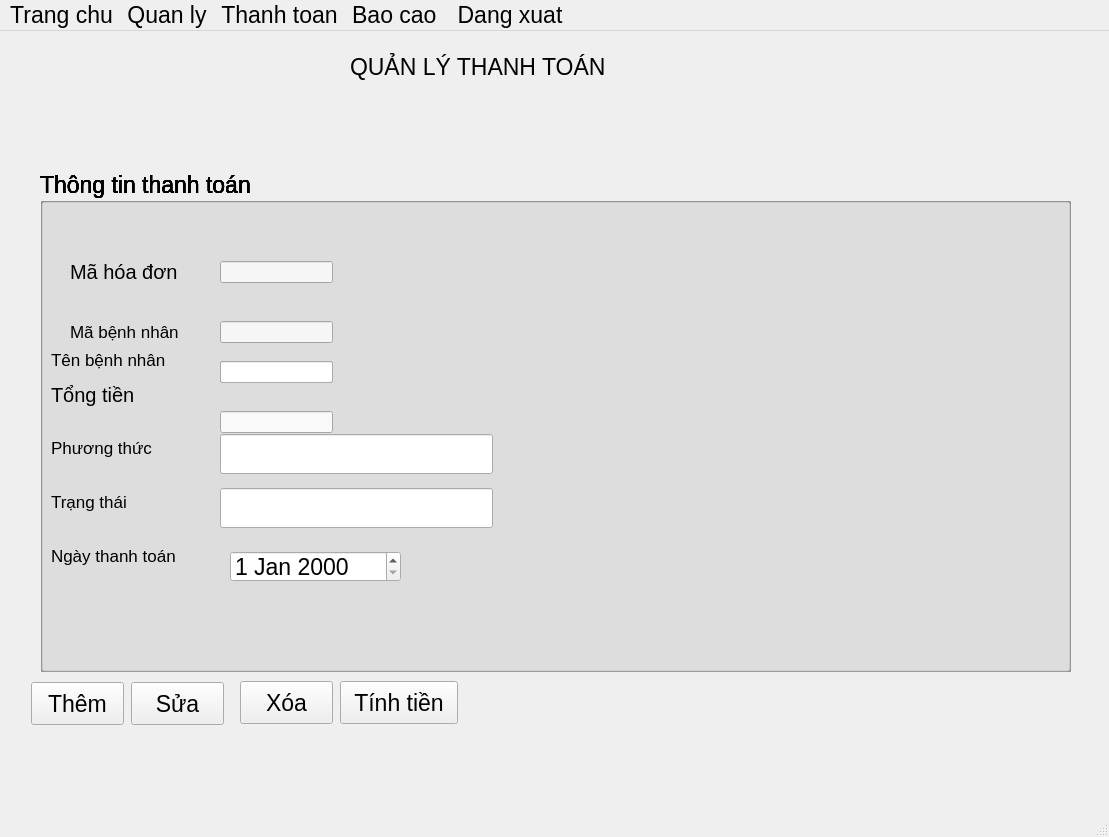
<?xml version="1.0" encoding="UTF-8"?>
<ui version="4.0">
 <class>lblTieuDeThanhToan</class>
 <widget class="QMainWindow" name="lblTieuDeThanhToan">
  <property name="geometry">
   <rect>
    <x>0</x>
    <y>0</y>
    <width>1109</width>
    <height>837</height>
   </rect>
  </property>
  <property name="font">
   <font>
    <pointsize>17</pointsize>
    <weight>50</weight>
    <italic>false</italic>
    <bold>false</bold>
    <underline>false</underline>
    <strikeout>false</strikeout>
    <kerning>true</kerning>
   </font>
  </property>
  <property name="windowTitle">
   <string>MainWindow</string>
  </property>
  <property name="animated">
   <bool>true</bool>
  </property>
  <widget class="QWidget" name="centralwidget">
   <widget class="QLabel" name="label">
    <property name="geometry">
     <rect>
      <x>350</x>
      <y>0</y>
      <width>291</width>
      <height>71</height>
     </rect>
    </property>
    <property name="text">
     <string>QUẢN LÝ THANH TOÁN</string>
    </property>
   </widget>
   <widget class="QGroupBox" name="groupThongTinThanhToan">
    <property name="geometry">
     <rect>
      <x>40</x>
      <y>140</y>
      <width>1031</width>
      <height>501</height>
     </rect>
    </property>
    <property name="font">
     <font>
      <weight>50</weight>
      <bold>false</bold>
      <strikeout>false</strikeout>
     </font>
    </property>
    <property name="tabletTracking">
     <bool>false</bool>
    </property>
    <property name="acceptDrops">
     <bool>false</bool>
    </property>
    <property name="title">
     <string>Thông tin thanh toán</string>
    </property>
    <property name="flat">
     <bool>false</bool>
    </property>
    <property name="checkable">
     <bool>false</bool>
    </property>
    <widget class="QGroupBox" name="groupThongTinThanhToan_2">
     <property name="geometry">
      <rect>
       <x>0</x>
       <y>0</y>
       <width>1031</width>
       <height>501</height>
      </rect>
     </property>
     <property name="minimumSize">
      <size>
       <width>0</width>
       <height>501</height>
      </size>
     </property>
     <property name="font">
      <font>
       <pointsize>17</pointsize>
       <weight>50</weight>
       <bold>false</bold>
       <strikeout>false</strikeout>
      </font>
     </property>
     <property name="tabletTracking">
      <bool>false</bool>
     </property>
     <property name="acceptDrops">
      <bool>false</bool>
     </property>
     <property name="title">
      <string>Thông tin thanh toán</string>
     </property>
     <property name="flat">
      <bool>false</bool>
     </property>
     <property name="checkable">
      <bool>false</bool>
     </property>
     <widget class="QGroupBox" name="groupThongTinThanhToan_3">
      <property name="geometry">
       <rect>
        <x>0</x>
        <y>0</y>
        <width>1031</width>
        <height>501</height>
       </rect>
      </property>
      <property name="minimumSize">
       <size>
        <width>0</width>
        <height>501</height>
       </size>
      </property>
      <property name="font">
       <font>
        <pointsize>17</pointsize>
        <weight>50</weight>
        <bold>false</bold>
        <strikeout>false</strikeout>
       </font>
      </property>
      <property name="tabletTracking">
       <bool>false</bool>
      </property>
      <property name="acceptDrops">
       <bool>false</bool>
      </property>
      <property name="title">
       <string>Thông tin thanh toán</string>
      </property>
      <property name="flat">
       <bool>false</bool>
      </property>
      <property name="checkable">
       <bool>false</bool>
      </property>
      <widget class="QLineEdit" name="lineEdit_5">
       <property name="geometry">
        <rect>
         <x>180</x>
         <y>90</y>
         <width>113</width>
         <height>22</height>
        </rect>
       </property>
      </widget>
      <widget class="QLabel" name="txtMabn_8">
       <property name="geometry">
        <rect>
         <x>30</x>
         <y>140</y>
         <width>151</width>
         <height>41</height>
        </rect>
       </property>
       <property name="font">
        <font>
         <pointsize>13</pointsize>
        </font>
       </property>
       <property name="text">
        <string>Mã bệnh nhân</string>
       </property>
      </widget>
      <widget class="QLineEdit" name="lineEdit_6">
       <property name="geometry">
        <rect>
         <x>180</x>
         <y>150</y>
         <width>113</width>
         <height>22</height>
        </rect>
       </property>
      </widget>
      <widget class="QLabel" name="txtMaHD_9">
       <property name="geometry">
        <rect>
         <x>30</x>
         <y>80</y>
         <width>151</width>
         <height>41</height>
        </rect>
       </property>
       <property name="font">
        <font>
         <pointsize>15</pointsize>
        </font>
       </property>
       <property name="text">
        <string>Mã hóa đơn</string>
       </property>
      </widget>
      <widget class="QLineEdit" name="lineEdit_7">
       <property name="geometry">
        <rect>
         <x>180</x>
         <y>190</y>
         <width>113</width>
         <height>22</height>
        </rect>
       </property>
      </widget>
      <widget class="QGroupBox" name="groupThongTinThanhToan_4">
       <property name="geometry">
        <rect>
         <x>0</x>
         <y>0</y>
         <width>1031</width>
         <height>501</height>
        </rect>
       </property>
       <property name="minimumSize">
        <size>
         <width>0</width>
         <height>501</height>
        </size>
       </property>
       <property name="font">
        <font>
         <pointsize>17</pointsize>
         <weight>50</weight>
         <bold>false</bold>
         <strikeout>false</strikeout>
        </font>
       </property>
       <property name="tabletTracking">
        <bool>false</bool>
       </property>
       <property name="acceptDrops">
        <bool>false</bool>
       </property>
       <property name="title">
        <string>Thông tin thanh toán</string>
       </property>
       <property name="flat">
        <bool>false</bool>
       </property>
       <property name="checkable">
        <bool>false</bool>
       </property>
       <widget class="QLineEdit" name="lineEdit_16">
        <property name="geometry">
         <rect>
          <x>180</x>
          <y>190</y>
          <width>113</width>
          <height>22</height>
         </rect>
        </property>
       </widget>
       <widget class="QLineEdit" name="lineEdit_17">
        <property name="geometry">
         <rect>
          <x>180</x>
          <y>240</y>
          <width>113</width>
          <height>22</height>
         </rect>
        </property>
       </widget>
       <widget class="QGroupBox" name="groupThongTinThanhToan_5">
        <property name="geometry">
         <rect>
          <x>0</x>
          <y>0</y>
          <width>1031</width>
          <height>501</height>
         </rect>
        </property>
        <property name="minimumSize">
         <size>
          <width>0</width>
          <height>501</height>
         </size>
        </property>
        <property name="font">
         <font>
          <pointsize>17</pointsize>
          <weight>50</weight>
          <bold>false</bold>
          <strikeout>false</strikeout>
         </font>
        </property>
        <property name="tabletTracking">
         <bool>false</bool>
        </property>
        <property name="acceptDrops">
         <bool>false</bool>
        </property>
        <property name="title">
         <string>Thông tin thanh toán</string>
        </property>
        <property name="flat">
         <bool>false</bool>
        </property>
        <property name="checkable">
         <bool>false</bool>
        </property>
        <widget class="QGroupBox" name="groupThongTinThanhToan_6">
         <property name="geometry">
          <rect>
           <x>0</x>
           <y>0</y>
           <width>1031</width>
           <height>621</height>
          </rect>
         </property>
         <property name="minimumSize">
          <size>
           <width>0</width>
           <height>501</height>
          </size>
         </property>
         <property name="font">
          <font>
           <pointsize>17</pointsize>
           <weight>50</weight>
           <bold>false</bold>
           <strikeout>false</strikeout>
          </font>
         </property>
         <property name="tabletTracking">
          <bool>false</bool>
         </property>
         <property name="acceptDrops">
          <bool>false</bool>
         </property>
         <property name="title">
          <string>Thông tin thanh toán</string>
         </property>
         <property name="flat">
          <bool>false</bool>
         </property>
         <property name="checkable">
          <bool>false</bool>
         </property>
         <widget class="QLabel" name="txttenbn_31">
          <property name="geometry">
           <rect>
            <x>11</x>
            <y>175</y>
            <width>147</width>
            <height>27</height>
           </rect>
          </property>
          <property name="font">
           <font>
            <pointsize>13</pointsize>
           </font>
          </property>
          <property name="text">
           <string>Tên bệnh nhân</string>
          </property>
         </widget>
         <widget class="QLineEdit" name="lineEdit_24">
          <property name="geometry">
           <rect>
            <x>180</x>
            <y>190</y>
            <width>113</width>
            <height>22</height>
           </rect>
          </property>
         </widget>
         <widget class="QLineEdit" name="lineEdit_30">
          <property name="geometry">
           <rect>
            <x>180</x>
            <y>263</y>
            <width>273</width>
            <height>40</height>
           </rect>
          </property>
         </widget>
         <widget class="QLabel" name="txtphuongthuc_38">
          <property name="geometry">
           <rect>
            <x>11</x>
            <y>263</y>
            <width>122</width>
            <height>27</height>
           </rect>
          </property>
          <property name="font">
           <font>
            <pointsize>13</pointsize>
           </font>
          </property>
          <property name="text">
           <string>Phương thức</string>
          </property>
         </widget>
         <widget class="QLabel" name="txttrangthai_39">
          <property name="geometry">
           <rect>
            <x>11</x>
            <y>317</y>
            <width>100</width>
            <height>27</height>
           </rect>
          </property>
          <property name="font">
           <font>
            <pointsize>13</pointsize>
           </font>
          </property>
          <property name="text">
           <string>Trạng thái</string>
          </property>
         </widget>
         <widget class="QLineEdit" name="lineEdit_31">
          <property name="geometry">
           <rect>
            <x>180</x>
            <y>317</y>
            <width>273</width>
            <height>40</height>
           </rect>
          </property>
         </widget>
         <widget class="QLabel" name="txttongtien_40">
          <property name="geometry">
           <rect>
            <x>11</x>
            <y>209</y>
            <width>106</width>
            <height>30</height>
           </rect>
          </property>
          <property name="font">
           <font>
            <pointsize>15</pointsize>
           </font>
          </property>
          <property name="text">
           <string>Tổng tiền</string>
          </property>
         </widget>
         <widget class="QLabel" name="txtngaythanhtoan_41">
          <property name="geometry">
           <rect>
            <x>11</x>
            <y>371</y>
            <width>162</width>
            <height>27</height>
           </rect>
          </property>
          <property name="font">
           <font>
            <pointsize>13</pointsize>
           </font>
          </property>
          <property name="text">
           <string>Ngày thanh toán</string>
          </property>
         </widget>
         <widget class="QDateEdit" name="dateEdit">
          <property name="geometry">
           <rect>
            <x>190</x>
            <y>380</y>
            <width>171</width>
            <height>31</height>
           </rect>
          </property>
         </widget>
        </widget>
       </widget>
      </widget>
     </widget>
    </widget>
   </widget>
   <widget class="QPushButton" name="pushButton">
    <property name="geometry">
     <rect>
      <x>31</x>
      <y>651</y>
      <width>93</width>
      <height>43</height>
     </rect>
    </property>
    <property name="text">
     <string>Thêm</string>
    </property>
   </widget>
   <widget class="QPushButton" name="pushButton_2">
    <property name="geometry">
     <rect>
      <x>131</x>
      <y>651</y>
      <width>93</width>
      <height>43</height>
     </rect>
    </property>
    <property name="text">
     <string>Sửa</string>
    </property>
   </widget>
   <widget class="QPushButton" name="pushButton_3">
    <property name="geometry">
     <rect>
      <x>240</x>
      <y>650</y>
      <width>93</width>
      <height>43</height>
     </rect>
    </property>
    <property name="text">
     <string>Xóa</string>
    </property>
   </widget>
   <widget class="QPushButton" name="pushButton_4">
    <property name="geometry">
     <rect>
      <x>340</x>
      <y>650</y>
      <width>118</width>
      <height>43</height>
     </rect>
    </property>
    <property name="text">
     <string>Tính tiền</string>
    </property>
   </widget>
   <widget class="QPushButton" name="pushButton_5">
    <property name="geometry">
     <rect>
      <x>131</x>
      <y>801</y>
      <width>126</width>
      <height>43</height>
     </rect>
    </property>
    <property name="text">
     <string>Làm mới </string>
    </property>
   </widget>
  </widget>
  <widget class="QMenuBar" name="menubar">
   <property name="geometry">
    <rect>
     <x>0</x>
     <y>0</y>
     <width>1109</width>
     <height>26</height>
    </rect>
   </property>
   <widget class="QMenu" name="menuQuanr_ly_thanh_toan">
    <property name="title">
     <string>Trang chu</string>
    </property>
   </widget>
   <widget class="QMenu" name="menunhap_thong_tin_thanh_toans">
    <property name="title">
     <string>Quan ly</string>
    </property>
   </widget>
   <widget class="QMenu" name="menuThanh_toan">
    <property name="title">
     <string>Thanh toan</string>
    </property>
    <addaction name="actionNh_p_thanh_to_n"/>
    <addaction name="actionDanh_s_ch_thanh_to_n"/>
   </widget>
   <widget class="QMenu" name="menuBao_cao">
    <property name="title">
     <string>Bao cao </string>
    </property>
   </widget>
   <widget class="QMenu" name="menuDang_xuat">
    <property name="title">
     <string>Dang xuat</string>
    </property>
   </widget>
   <addaction name="menuQuanr_ly_thanh_toan"/>
   <addaction name="menunhap_thong_tin_thanh_toans"/>
   <addaction name="menuThanh_toan"/>
   <addaction name="menuBao_cao"/>
   <addaction name="menuDang_xuat"/>
  </widget>
  <widget class="QStatusBar" name="statusbar"/>
  <action name="actionNh_p_thanh_to_n">
   <property name="text">
    <string>Nhập thanh toán</string>
   </property>
  </action>
  <action name="actionDanh_s_ch_thanh_to_n">
   <property name="text">
    <string>Danh sách thanh toán</string>
   </property>
  </action>
 </widget>
 <resources/>
 <connections/>
</ui>
